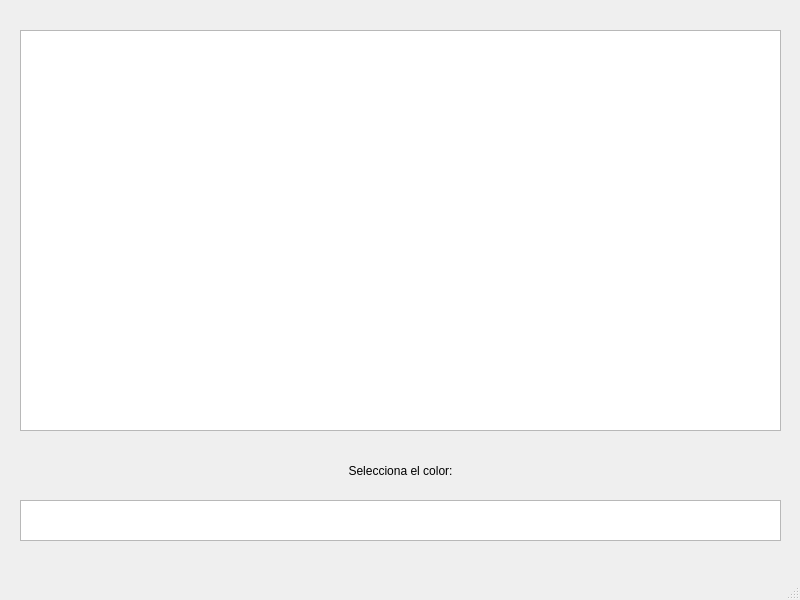
<?xml version="1.0" encoding="UTF-8"?>
<ui version="4.0">
 <class>MainWindow</class>
 <widget class="QMainWindow" name="MainWindow">
  <property name="geometry">
   <rect>
    <x>0</x>
    <y>0</y>
    <width>800</width>
    <height>600</height>
   </rect>
  </property>
  <property name="windowTitle">
   <string>MainWindow</string>
  </property>
  <widget class="QWidget" name="centralwidget">
   <widget class="QListWidget" name="listWidgetColores">
    <property name="geometry">
     <rect>
      <x>20</x>
      <y>30</y>
      <width>761</width>
      <height>401</height>
     </rect>
    </property>
   </widget>
   <widget class="QLabel" name="labelColorSeleccionado">
    <property name="geometry">
     <rect>
      <x>20</x>
      <y>450</y>
      <width>761</width>
      <height>41</height>
     </rect>
    </property>
    <property name="text">
     <string>Selecciona el color:</string>
    </property>
    <property name="alignment">
     <set>Qt::AlignmentFlag::AlignCenter</set>
    </property>
   </widget>
   <widget class="QTextEdit" name="textEditInfo">
    <property name="geometry">
     <rect>
      <x>20</x>
      <y>500</y>
      <width>761</width>
      <height>41</height>
     </rect>
    </property>
   </widget>
  </widget>
  <widget class="QMenuBar" name="menubar">
   <property name="geometry">
    <rect>
     <x>0</x>
     <y>0</y>
     <width>800</width>
     <height>25</height>
    </rect>
   </property>
  </widget>
  <widget class="QStatusBar" name="statusbar"/>
 </widget>
 <resources/>
 <connections/>
</ui>
